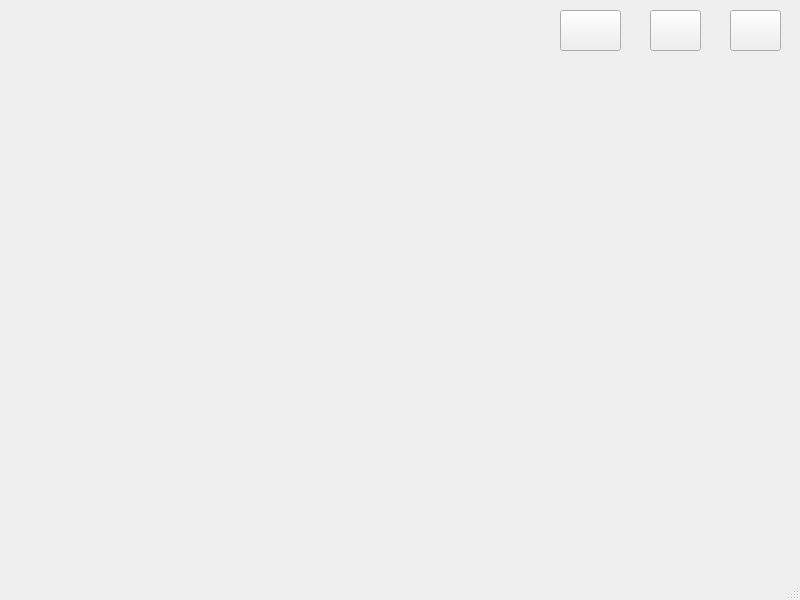
<?xml version="1.0" encoding="UTF-8"?>
<ui version="4.0">
 <class>MainWindow</class>
 <widget class="QMainWindow" name="MainWindow">
  <property name="geometry">
   <rect>
    <x>0</x>
    <y>0</y>
    <width>800</width>
    <height>600</height>
   </rect>
  </property>
  <property name="windowTitle">
   <string>MainWindow</string>
  </property>
  <widget class="QWidget" name="centralwidget">
   <widget class="QLabel" name="gameBoard">
    <property name="geometry">
     <rect>
      <x>90</x>
      <y>60</y>
      <width>600</width>
      <height>400</height>
     </rect>
    </property>
    <property name="mouseTracking">
     <bool>false</bool>
    </property>
    <property name="autoFillBackground">
     <bool>false</bool>
    </property>
    <property name="styleSheet">
     <string notr="true">border: 0px rgb(155, 158, 176); 
border-image: url(:/sprites/grid-12x8.png);</string>
    </property>
    <property name="text">
     <string/>
    </property>
   </widget>
   <widget class="QPushButton" name="levelMenuButton">
    <property name="geometry">
     <rect>
      <x>730</x>
      <y>10</y>
      <width>51</width>
      <height>41</height>
     </rect>
    </property>
    <property name="text">
     <string/>
    </property>
    <property name="icon">
     <iconset resource="images.qrc">
      <normaloff>:/icons/menu.png</normaloff>:/icons/menu.png</iconset>
    </property>
    <property name="iconSize">
     <size>
      <width>24</width>
      <height>24</height>
     </size>
    </property>
   </widget>
   <widget class="QPushButton" name="deleteLevelButton">
    <property name="geometry">
     <rect>
      <x>650</x>
      <y>10</y>
      <width>51</width>
      <height>41</height>
     </rect>
    </property>
    <property name="text">
     <string/>
    </property>
    <property name="icon">
     <iconset resource="images.qrc">
      <normaloff>:/icons/trash.png</normaloff>:/icons/trash.png</iconset>
    </property>
    <property name="iconSize">
     <size>
      <width>24</width>
      <height>24</height>
     </size>
    </property>
   </widget>
   <widget class="QPushButton" name="nextLevelButton">
    <property name="geometry">
     <rect>
      <x>560</x>
      <y>10</y>
      <width>61</width>
      <height>41</height>
     </rect>
    </property>
    <property name="autoFillBackground">
     <bool>false</bool>
    </property>
    <property name="text">
     <string/>
    </property>
    <property name="icon">
     <iconset resource="images.qrc">
      <normaloff>:/icons/arrow.png</normaloff>:/icons/arrow.png</iconset>
    </property>
    <property name="iconSize">
     <size>
      <width>36</width>
      <height>36</height>
     </size>
    </property>
   </widget>
   <widget class="QWidget" name="levelSelectMenu" native="true">
    <property name="geometry">
     <rect>
      <x>-200</x>
      <y>90</y>
      <width>131</width>
      <height>341</height>
     </rect>
    </property>
    <property name="autoFillBackground">
     <bool>true</bool>
    </property>
    <widget class="QPushButton" name="levelOneButton">
     <property name="geometry">
      <rect>
       <x>30</x>
       <y>50</y>
       <width>71</width>
       <height>31</height>
      </rect>
     </property>
     <property name="text">
      <string>Level 1</string>
     </property>
    </widget>
    <widget class="QLabel" name="LevelLabel">
     <property name="geometry">
      <rect>
       <x>10</x>
       <y>10</y>
       <width>111</width>
       <height>31</height>
      </rect>
     </property>
     <property name="font">
      <font>
       <family>System</family>
       <pointsize>9</pointsize>
       <italic>false</italic>
       <bold>true</bold>
       <underline>true</underline>
      </font>
     </property>
     <property name="autoFillBackground">
      <bool>false</bool>
     </property>
     <property name="styleSheet">
      <string notr="true">font: 700 9pt &quot;System&quot;;</string>
     </property>
     <property name="text">
      <string>&lt;html&gt;&lt;head/&gt;&lt;body&gt;&lt;p&gt;&lt;span style=&quot; color:#55557f;&quot;&gt;LEVELS&lt;/span&gt;&lt;/p&gt;&lt;/body&gt;&lt;/html&gt;</string>
     </property>
     <property name="alignment">
      <set>Qt::AlignmentFlag::AlignCenter</set>
     </property>
    </widget>
    <widget class="QPushButton" name="levelTwoButton">
     <property name="geometry">
      <rect>
       <x>30</x>
       <y>110</y>
       <width>71</width>
       <height>31</height>
      </rect>
     </property>
     <property name="text">
      <string>Level 2</string>
     </property>
    </widget>
    <widget class="QPushButton" name="levelThreeButton">
     <property name="geometry">
      <rect>
       <x>30</x>
       <y>170</y>
       <width>71</width>
       <height>31</height>
      </rect>
     </property>
     <property name="text">
      <string>Level 3</string>
     </property>
    </widget>
    <widget class="QPushButton" name="levelFourButton">
     <property name="geometry">
      <rect>
       <x>30</x>
       <y>230</y>
       <width>71</width>
       <height>31</height>
      </rect>
     </property>
     <property name="text">
      <string>Level 4</string>
     </property>
    </widget>
    <widget class="QPushButton" name="levelFiveButton">
     <property name="geometry">
      <rect>
       <x>30</x>
       <y>290</y>
       <width>71</width>
       <height>31</height>
      </rect>
     </property>
     <property name="text">
      <string>Level 5</string>
     </property>
    </widget>
   </widget>
  </widget>
  <widget class="QMenuBar" name="menubar">
   <property name="geometry">
    <rect>
     <x>0</x>
     <y>0</y>
     <width>800</width>
     <height>17</height>
    </rect>
   </property>
  </widget>
  <widget class="QStatusBar" name="statusbar"/>
 </widget>
 <resources>
  <include location="images.qrc"/>
 </resources>
 <connections/>
</ui>
